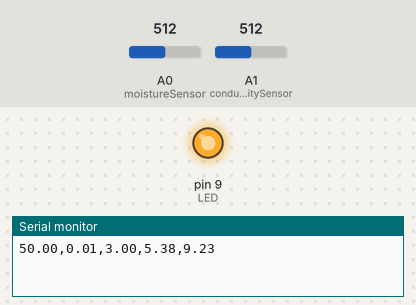
This sketch was run on a simulated Arduino Uno, built with avr-gcc and run on an emulated ATmega328P. On the bench: output pins drawn as LEDs (lit = HIGH), the last lines printed to the serial monitor. The inputs (shaded band) are chosen by the test bench; at power-on: A1 (conductivitySensor) = 512, A0 (moistureSensor) = 512. Random numbers use the default seed unless the sketch sets one.

Above: at 0.1 s.
At 10.8 s:
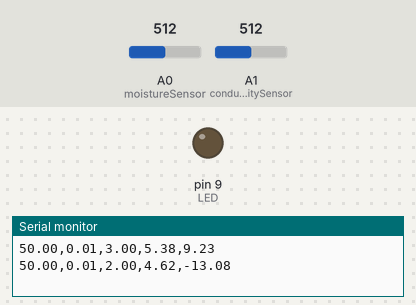
10.9 s: A1 (conductivitySensor) set to 1005
20.9 s: A1 (conductivitySensor) set to 1023
Timing chart, 0 to 23.9 s (numbered marks = the images above; inputs shaded):
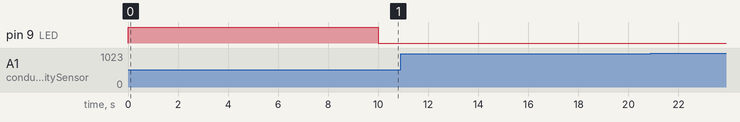

The sketch:

agruino.ino
```cpp
//include libraries for water temperature sensor
//#include <OneWire.h>
//#include <DallasTemperature.h>
//analogic input pin for moisture sensor
#define moistureSensor A0
//analogic input pin for conductivity sensor
#define conductivitySensor A1
//analogic input pin for turbidity sensor
//#define TurbidySensor A2
//analogic input pin for ph meter
//#define phPin A3
//digital pin for led
#define LED 9
// digital pin for temp
//const int pinDatosDQ = 10;
// Instance of OneWire & DallasTemperature classes
//OneWire oneWireObjeto(pinDatosDQ);
//DallasTemperature sensorDS18B20(&oneWireObjeto);
//define gobal vars
float mois = 0, con = 0, tur = 0, phG = 0, te = 0;

void setup() {
  //set as input moisture sensor
  pinMode(moistureSensor, INPUT);
  //set as input conductivity sensor
  pinMode(conductivitySensor, INPUT);
  //set output pin for led
  pinMode(LED , OUTPUT);
  //set speed of serial port
  Serial.begin(9600);
  // Init bus 1-Wire
  //sensorDS18B20.begin();
}

String turbidity() {
  //input reading maping
  /*float tension,ntu;
    tension = analogRead(TurbidySensor)/1024*5;
    for(int i=0; i<500; i++){
      tension += ((float)analogRead(TurbidSensor)/1024)*5;
      delay(5000);
    }
    tension = tension/500;

    if(tension < 2.50){
      ntu = 3000;
    }else{
      ntu = -1120.4*square(tension)+5742.3*tension-4352.9;
    }
       tur = ntu;
    return convertFloatToString(ntu);*/
  float turbidity = random(5);
  tur = turbidity;
  return convertFloatToString(turbidity);
}
String ph() {
  /*float ph,avgPh;
    avgPh=analogRead(phPin);
    for(int i=0;i<500;i++){
    avgPh + =analogRead(phPin);
    delay(5000);
    }
    //convert the analog into millivolt
    ph=(float)avgValue*5.0/1024/6;
    //convert the millivolt into pH value
    ph=3.5*ph;
    return convertFloatToString(ph);*/
  float ph = random(14) / 1.3;
  phG = ph;
  return convertFloatToString(ph);
}
String temp() {
  /*    //request water temp
    sensorDS18B20.requestTemperatures();
    //read values
    float temp=sensorDS18B20.getTempCByIndex(0));
    return convertFloatToString(temp);*/
  float temp = random(-55, 125) / 1.3;
  te = temp;
  return convertFloatToString(temp);
}
/*for the right set up for the conductivity sensor:
   the nails that will take the readings of the water conductivity should be separated by 1cm
   at firt, we read value received of the input pin and whith this value, we calculates voltage & after
   we calculates the coinductivity at milisiemens by cm²
*/

String conductivity() {
  float sensorValue = 0, voltage = 0, r1 = 0, conductivity = 0;
  //fixed value for resisntance(10kΩ)
  float r2 = 10000;

  sensorValue = analogRead(conductivitySensor);
  // calculates voltage
  voltage = (5 * sensorValue) / 1023;
  // calculates water resistence
  r1 = ((r2 * 5) / voltage) - r2;
  // calculates milisiemens/cm
  conductivity = (1 / r1) * 100;
  con = conductivity;
  return convertFloatToString(conductivity);
}
String moisture() {
  /* read analogic pin A0 & throw to the map function,
    map fuction is for adjust 1024 posible values to 100, values that will
    representing percentages we want use*/
  float moistureValue;
  moistureValue = map(analogRead(moistureSensor), 0, 1023, 100, 0);
  mois = moistureValue;
  return convertFloatToString(moistureValue);
}

void checkRiego() {
  if (mois <= 40 && con <= 2 && tur <= 3 && (phG >= 5.5 || phG <= 7) && (te > 0 || te < 20)) {
    digitalWrite(LED , HIGH);
  } else if (mois <= 40 || (con > 2 && tur > 3 && (phG < 5.5 || phG > 7) && (te <= 0 || te >= 20))) {
    digitalWrite(LED , LOW);
  } else {
    digitalWrite(LED , LOW);
  }
}

String convertFloatToString(float value) {

  char temp[10];
  String toString;

  // value conversion in char array
  dtostrf(value, 1, 2, temp);

  // convert this array in String
  toString = String(temp);
  return toString;

}
void loop() {

  checkRiego();
  Serial.println(moisture() + "," + conductivity() + "," + turbidity() + "," + ph() + "," + temp());

  //wait for a second for the next lecture
  delay(10000);
}
```
